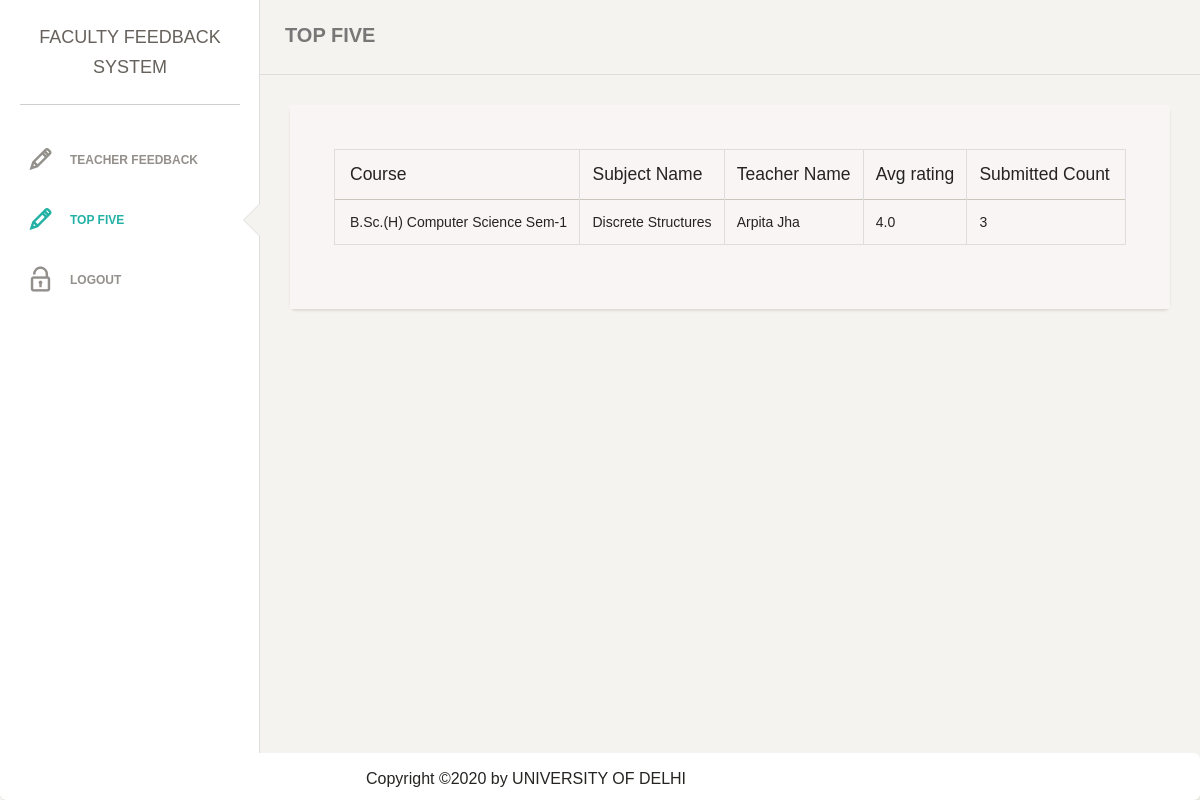
The app's page /FeedbackApp/top_five_teachers/ (signed in) with its own data.
### FeedbackApp/models.py (models this page shows, shortened)
class Feedback_data(models.Model):
    department = models.ForeignKey(Department,on_delete=models.CASCADE)
    course = models.ForeignKey(Course,on_delete=models.CASCADE)
    semester = models.IntegerField(default= 1)
    subject = models.ForeignKey(Subject,on_delete=models.CASCADE)
    teacher = models.ForeignKey(Teacher,on_delete=models.CASCADE)
    value_1 = models.FloatField(default=0.0)
    value_2 = models.FloatField(default=0.0)
    value_3 = models.FloatField(default=0.0)
    value_4 = models.FloatField(default=0.0)
    value_5 = models.FloatField(default=0.0)
    value_6 = models.FloatField(default=0.0)
    value_7 = models.FloatField(default=0.0)
    value_8 = models.FloatField(default=0.0)
    value_9 = models.FloatField(default=0.0)
    value_10 = models.FloatField(default=0.0)
    value_11 = models.FloatField(default=0.0)
    value_12 = models.FloatField(default=0.0)
    value_13 = models.FloatField(default=0.0)
    value_14 = models.FloatField(default=0.0)
    avg_rating = models.FloatField(default=0.0)
    count = models.IntegerField(default=0)

class Course(models.Model):
    department = models.ForeignKey(Department,on_delete=models.CASCADE)
    courseId = models.CharField(max_length=15,verbose_name="Course Id")
    courseName = models.CharField(max_length=150,verbose_name="Course Name")
    semester = models.IntegerField(default= 1)
    subject =  models.ManyToManyField('Subject')
    def __str__(self):
        return ("{0}".format(self.courseName))

class Subject(models.Model):
    department = models.ForeignKey(Department,on_delete=models.CASCADE)
    name = models.CharField(max_length=250, blank=False)
    semester = models.IntegerField(default=5)
    def __str__(self):
        return str(self.name)

class Teacher(models.Model):
    fname = models.CharField(max_length=50, blank=False)
    lname = models.CharField(max_length=50, blank=False)
    subject = models.ManyToManyField(Subject, related_name="subject_teachers")
    def __str__(self):
        return str(self.fname) + " " + str(self.lname)

### FeedbackApp/views.py (the view)
# urls.py: path('top_five_teachers/',views.top_five_teachers,name = 'top_five_teachers')
def top_five_teachers(request):
    if request.user.is_authenticated:
        feedback_objects = Feedback_data.objects.order_by('-avg_rating')[:5]
        context = {
            'feedback_objects':feedback_objects,
        }
        return render(request,'FeedbackApp/top_five_teachers.html',context=context)

### FeedbackApp/templates/FeedbackApp/top_five_teachers.html (shortened to what this page needs)
{% load static %}
<!doctype html>
<html lang="en">
<head>
    <link href="{% static 'css/bootstrap.min.css' %}" rel="stylesheet" />
    <link href="{% static 'css/animate.min.css' %}" rel="stylesheet"/>
    <link href="{% static 'css/paper-dashboard.css' %}" rel="stylesheet"/>
    <link href="{% static 'css/font-awesome.min.css' %}" rel="stylesheet">
    <link href="{% static 'css/Muli-font.css' %}" rel='stylesheet' type='text/css'>
    <link href="{% static 'css/themify-icons.css' %}" rel="stylesheet">
</head>
<body>
{% if user.is_authenticated %}
<div class="wrapper">
    <div class="sidebar" data-background-color="white" data-active-color="danger">
    	<div class="sidebar-wrapper">
            <div class="logo">
                <a href="{% url 'principle_analytics' %}" class="simple-text">
									Faculty Feedback System
                </a>
            </div>
            <ul class="nav">
							{% if user.is_authenticated %}
                <li>
                    <a href="{% url 'principle_analytics' %}">
                        <i class="ti-pencil"></i>
                        <p>Teacher Feedback</p>
                    </a>
                </li>
                <li class="active">
                    <a href="{% url 'top_five_teachers' %}">
                        <i class="ti-pencil"></i>
                        <p>Top Five</p>
                    </a>
                </li>
								<li>
                    <a href="{% url 'logout' %}">
                        <i class="ti-unlock"></i>
                        <p>Logout</p>
                    </a>
                </li>
								{% endif %}
            </ul>
    	</div>
    </div>
    <div class="main-panel">
        <nav class="navbar navbar-default">
            <div class="container-fluid">
                <div class="navbar-header">
                    <a class="navbar-brand" href="{% url 'top_five_teachers' %}">TOP FIVE</a>
                </div>
            </div>
        </nav>
        <div class="content">
            <div class="container-fluid">
                <div class="row">
										<div class="col-md-12">
                        <div class="card">
													<form method="post" style="padding: 5%; margin: 0 auto; background: #f9f5f4;">
                                                        <table class="table table-bordered">
															  <thead>
																<tr>
                                                                    <th scope="col"> Course</th>
																    <th scope="col">Subject Name</th>
																    <th scope="col">Teacher Name</th>
																    <th scope="col">Avg rating</th>
																	<th scope="col">Submitted Count</th>
																</tr>
															  </thead>
															  <tbody>
															  {% for feedback in feedback_objects %}
																<tr>
                                                                    <td scope="row">{{ feedback.course }}</td>
																    <td>{{ feedback.subject }}</td>
																    <td>{{ feedback.teacher }} </td>
																    <td> {{ feedback.avg_rating }} </td>
																	<td> {{ feedback.count }} </td>
																</tr>
															  {% endfor %}
															  </tbody>
															</table>
													</form>
                        </div>
                    </div>
                </div>
            </div>
        </div>
    </div>
</div>
{% else %}
	<p>SORRY</p>
{% endif %}
    <footer class="navbar-fixed-bottom">
				<div class="card" style="margin: 0; width: 100%;">
						<div class="content">
							<p style="margin: 0 auto; width: 40%;"> Copyright &copy;2020 by UNIVERSITY OF DELHI</p>
						</div>
				</div>
</footer>
</body>
</html>

### records on screen
Feedback_data: course "B.Sc.(H) Computer Science Sem-1", subject "Discrete Structures", teacher "Arpita Jha", avg_rating "4.0", count "3"
